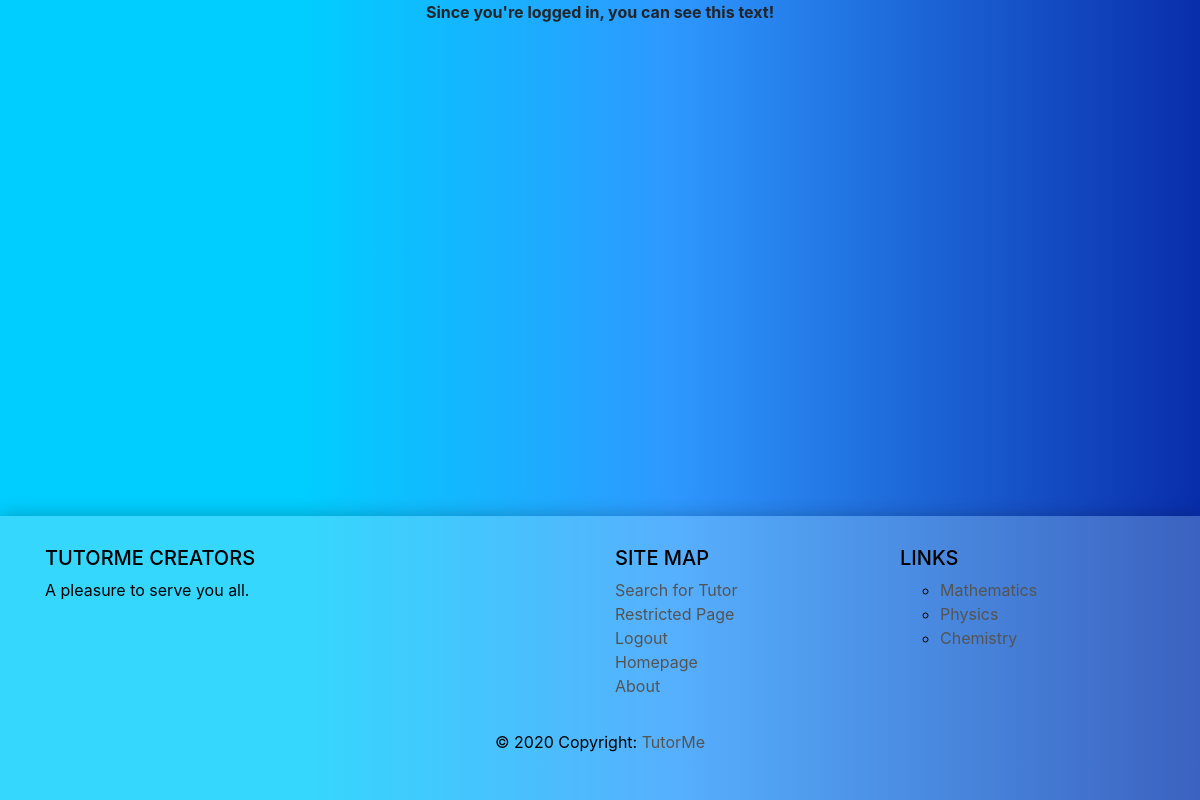
The app's page /tutorme/restricted/ (signed in) with its own data.
### tutorme/models.py (models this page shows, shortened)
class Category(models.Model):
    NAME_MAX_LENGTH = 128
    name = models.CharField(max_length=NAME_MAX_LENGTH, unique=True)
    class Meta:
        verbose_name_plural = 'Categories'

### tutorme/views.py (the view)
# urls.py: path('restricted/', views.restricted, name='restricted'),
@login_required
def restricted(request):
    return render(request, 'tutorme/restricted.html')

### tutorme/templatetags/tutorme_templates_tags.py (called while the page is built)
@register.inclusion_tag('tutorme/categories.html')
def get_category_list(current_category=None):
    return {'categories': Category.objects.all(), 'current_category': current_category}

### templates/tutorme/restricted.html (shortened to what this page needs)
{%extends 'tutorme/base.html'%}
{% block body_block %}
    <div>
        <strong>Since you're logged in, you can see this text!</strong> <br />
    </div>
{% endblock %}

### templates/tutorme/categories.html
<ul>
{% if categories %}
    {% for c in categories %}
        {% if c == current_category %}
            <li>
            <strong>
                <a href="{% url 'tutorme:show_category' c.name %}">{{ c.name }}</a>
            </strong>
            </li>
        {% else %}
        <li>
            <a href="{% url 'tutorme:show_category' c.name %}">{{ c.name }}</a>
        </li>
        {% endif %}
    {% endfor %}
{% else %}
    <li><strong>There are no categories present.</strong></li>
{% endif %}
</ul>

### static/css/base.css (style rules this page uses)
body { background: rgb(0,206,255); background: linear-gradient(90deg, rgba(0,206,255,1) 25%, rgba(46,152,255,1) 56%, rgba(9,45,171,1) 100%); }
.href-color a { color: #545454; }

### records on screen
Category: name "Mathematics"
Category: name "Physics"
Category: name "Chemistry"
